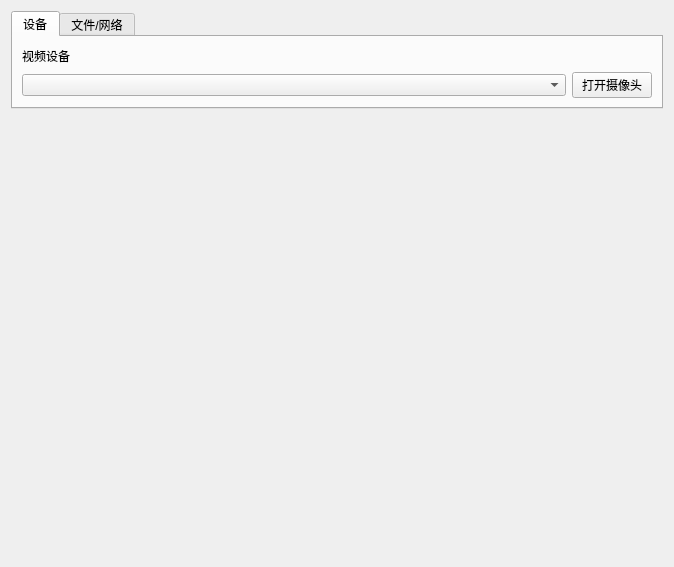
<?xml version="1.0" encoding="UTF-8"?>
<ui version="4.0">
 <class>VideoDisplay</class>
 <widget class="QWidget" name="VideoDisplay">
  <property name="geometry">
   <rect>
    <x>0</x>
    <y>0</y>
    <width>674</width>
    <height>567</height>
   </rect>
  </property>
  <property name="windowTitle">
   <string>Form</string>
  </property>
  <layout class="QGridLayout" name="gridLayout_3">
   <item row="0" column="0">
    <widget class="QTabWidget" name="tabWidget">
     <property name="sizePolicy">
      <sizepolicy hsizetype="Expanding" vsizetype="Fixed">
       <horstretch>0</horstretch>
       <verstretch>0</verstretch>
      </sizepolicy>
     </property>
     <property name="currentIndex">
      <number>0</number>
     </property>
     <widget class="QWidget" name="tab">
      <attribute name="title">
       <string>设备</string>
      </attribute>
      <layout class="QGridLayout" name="gridLayout">
       <item row="0" column="0">
        <widget class="QLabel" name="label">
         <property name="text">
          <string>视频设备</string>
         </property>
        </widget>
       </item>
       <item row="1" column="0">
        <widget class="QComboBox" name="com_cameras"/>
       </item>
       <item row="1" column="1">
        <widget class="QPushButton" name="but_open">
         <property name="sizePolicy">
          <sizepolicy hsizetype="Fixed" vsizetype="Fixed">
           <horstretch>0</horstretch>
           <verstretch>0</verstretch>
          </sizepolicy>
         </property>
         <property name="text">
          <string>打开摄像头</string>
         </property>
        </widget>
       </item>
      </layout>
     </widget>
     <widget class="QWidget" name="tab_2">
      <attribute name="title">
       <string>文件/网络</string>
      </attribute>
      <layout class="QGridLayout" name="gridLayout_2">
       <item row="0" column="0" colspan="2">
        <widget class="QLabel" name="label_2">
         <property name="text">
          <string>本地文件/网络视频Url</string>
         </property>
        </widget>
       </item>
       <item row="1" column="0">
        <widget class="QLineEdit" name="line_url"/>
       </item>
       <item row="1" column="1">
        <widget class="QPushButton" name="but_file">
         <property name="text">
          <string>选择文件</string>
         </property>
        </widget>
       </item>
       <item row="1" column="2">
        <widget class="QPushButton" name="but_play">
         <property name="text">
          <string>开始播放</string>
         </property>
        </widget>
       </item>
      </layout>
     </widget>
    </widget>
   </item>
   <item row="1" column="0">
    <widget class="PlayImage" name="playImage" native="true"/>
   </item>
  </layout>
 </widget>
 <customwidgets>
  <customwidget>
   <class>PlayImage</class>
   <extends>QWidget</extends>
   <header>playimage.h</header>
   <container>1</container>
  </customwidget>
 </customwidgets>
 <resources/>
 <connections/>
</ui>
